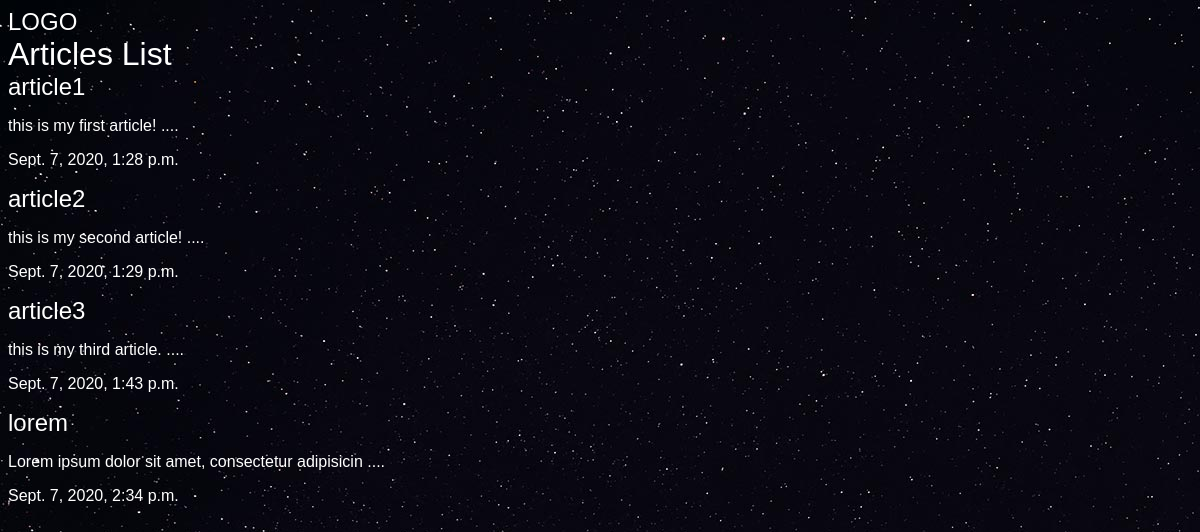
The app's page /articles/ with its own data.
### articles/models.py (models this page shows, shortened)
class Article(models.Model):
    title = models.CharField(max_length=100)
    slug = models.SlugField()
    body = models.TextField()
    date = models.DateTimeField(auto_now_add=True)
    def snippet(self):
        return self.body[0:50]+' ....'

### articles/views.py (the view)
# urls.py: path('',views.articles_list,name = "list"),
def articles_list(request):
    articles = models.Article.objects.all().order_by('date')
    args = {'articles':articles}
    return render(request,'articles/articleslist.html',args)

### articles/templates/articles/articleslist.html (shortened to what this page needs)
{% extends 'base.html' %}
{% block content %}
    <h1>Articles List</h1>
    {% for article in articles %}
    <h2><a href="{% url 'articles:detail' slug=article.slug%}">{{article.title}}</a></h2>
    <p>{{article.snippet}}</p>
    <p>{{article.date}}</p>
    {% endfor %}
{% endblock %}

### templates/base.html (shortened to what this page needs)
{% load static %}
<!DOCTYPE html>
<html lang="en" dir="ltr">
  <head>
    <link rel="stylesheet" href={% static 'styles.css' %}>
  </head>
  <div class="container">
    <body>
      <h2><a href="{% url 'articles:list' %}">LOGO</a></h2>
      <div class="wrapper">
      {% block content %}
      {% endblock %}
      </div>
    </body>
  </div>
</html>

### assets/styles.css (style rules this page uses)
body { background-color: #0f121f; background-image:url(stars.jpg); color:#fff; }
body * { font-family:arial; }
h1,h2,h3,h4,h5 { font-weight:normal; margin:0; }
a,a:hover,a:visited { color:#fff; text-decoration:none; }

### records on screen
Article: title "article1", snippet "this is my first article! ....", date "Sept. 7, 2020, 1:28 p.m."
Article: title "article2", snippet "this is my second article! ....", date "Sept. 7, 2020, 1:29 p.m."
Article: title "article3", snippet "this is my third article. ....", date "Sept. 7, 2020, 1:43 p.m."
Article: title "lorem", snippet "Lorem ipsum dolor sit amet, consectetur adipisicin ....", date "Sept. 7, 2020, 2:34 p.m."
